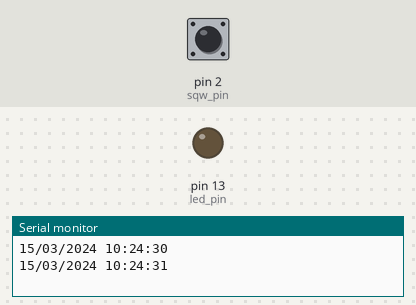
The sketch below on a simulated Arduino Uno, built with avr-gcc and run on an emulated ATmega328P. Shown: output pins drawn as LEDs (lit = HIGH), the last lines printed to the serial monitor. The inputs (shaded band) are chosen by the test bench; at power-on: pin 2 (sqw_pin) HIGH. The local clock reads 2024-03-15 10:24:30 at power-on unless the sketch sets it.

Above: at 1.2 s.
1.3 s: pin 2 (sqw_pin) pulled LOW for 0.15 s
At 2.5 s:
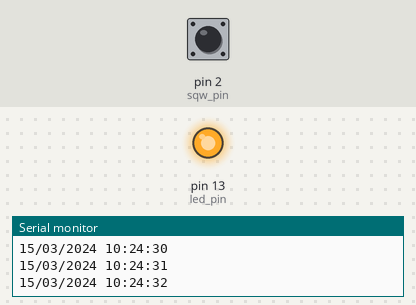
2.9 s: pin 2 (sqw_pin) pulled LOW for 1 s
At 3.7 s:
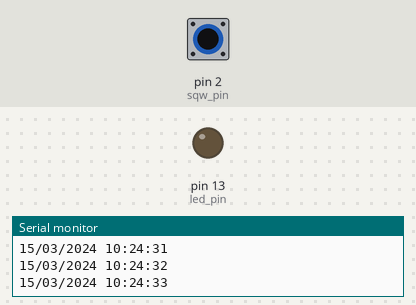
5.4 s: pin 2 (sqw_pin) pulled LOW for 3.2 s
At 6.8 s:
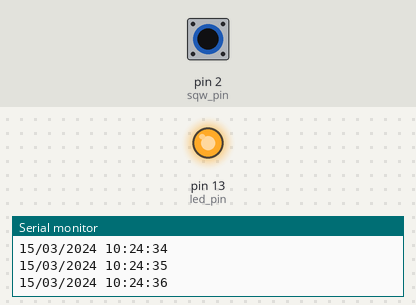
Timing chart, 0 to 8.4 s (numbered marks = the images above; inputs shaded):
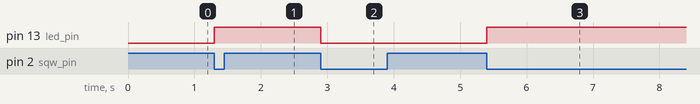

The sketch:

rtc_loop.ino
```cpp
#include <Wire.h>
#include <RtcDS3231.h>
RtcDS3231<TwoWire> Rtc(Wire);

// o Pino SQW deve ser ligado ao pino 2 no UNO. Isso varia de placa para placa
#define led_pin 13
#define sqw_pin 2 // UNO. No Mega, mude para 19
#define int_number 0 // UNO. No Mega, mude para 4

volatile bool int_flag = false; // Variável que indica se houve interrupção
bool ledVal = true;
void interrompeu(){ // Rotina chamada quando houver uma interrupção
  int_flag = true;

  if(ledVal){
    digitalWrite(led_pin, HIGH);
  }else{
    digitalWrite(led_pin, LOW);
  }
  ledVal = !ledVal;


//  DS3231AlarmFlag flag = Rtc.LatchAlarmsTriggeredFlags(); //Variável para testar qual alarme disparou
//  if(flag & DS3231AlarmFlag_Alarm1){
//    Serial.println(">>> Interrupção Alarme 1 <<<");
//  }else if(flag & DS3231AlarmFlag_Alarm2){
//    Serial.println(">>> Interrupção Alarme 2 <<<");
//  }
}

void setup(){
  Serial.begin(9600);

  // Pullup no pino de interrupção
  pinMode(sqw_pin, INPUT_PULLUP);
  pinMode(led_pin, OUTPUT);

  // Configuração inicial do RTC
  Rtc.Begin();
  RtcDateTime compiled = RtcDateTime(__DATE__, __TIME__);
  if(!Rtc.IsDateTimeValid()){
    Rtc.SetDateTime(compiled);
  }
  if(!Rtc.GetIsRunning()){
    Rtc.SetIsRunning(true);
  }
  RtcDateTime now = Rtc.GetDateTime();
  if(now < compiled){
    Rtc.SetDateTime(compiled);
  }
  Rtc.Enable32kHzPin(false);
  Rtc.SetSquareWavePin(DS3231SquareWavePin_ModeAlarmBoth); //Habilta 2 alarmes

  // Alarme1 daqui a 30 segundos
//  RtcDateTime alarmTime = now + 30;
  DS3231AlarmOne alarm1(
    0,
    0,
    0,
    30,
    DS3231AlarmOneControl_OncePerSecond);
  Rtc.SetAlarmOne(alarm1);

  // Alarm 2 a cada 1 minuto
//  DS3231AlarmTwo alarm2(
//    0,
//    0,
//    0,
//    DS3231AlarmTwoControl_OncePerMinute);
//  Rtc.SetAlarmTwo(alarm2);

  // Efetiva os alarmes
  Rtc.LatchAlarmsTriggeredFlags();

  // Configura interrupção
  attachInterrupt(int_number, interrompeu, FALLING);
}

void loop(){
  RtcDateTime now = Rtc.GetDateTime();
  Serial.print(formatDate(now,"d/m/y") + " ");
  Serial.println(formatTime(now,"h:m:s"));

  if(int_flag){
    int_flag = false; // Reseta flag
    DS3231AlarmFlag flag = Rtc.LatchAlarmsTriggeredFlags(); //Variável para testar qual alarme disparou
    if (flag & DS3231AlarmFlag_Alarm1){
      Serial.println(">>> Alarme 1 disparou <<<");
    }else if(flag & DS3231AlarmFlag_Alarm2){
      Serial.println(">>> Alarme 2 disparou <<<");
    }
  }
  delay(1000);
}

// Funções para formatação dos dados
String formatDate(const RtcDateTime& dt, String format){
  String d = dt.Day() < 10 ? "0" + String(dt.Day()) : String(dt.Day()) ;
  String m = dt.Month() < 10 ? "0" + String(dt.Month()) : String(dt.Month()) ;
  String y = String(dt.Year()) ;
  format.replace("d",d);
  format.replace("m",m);
  format.replace("y",y);
  return format;
}
String formatTime(const RtcDateTime& dt, String format){
  String h = dt.Hour() < 10 ? "0" + String(dt.Hour()) : String(dt.Hour()) ;
  String m = dt.Minute() < 10 ? "0" + String(dt.Minute()) : String(dt.Minute()) ;
  String s = dt.Second() < 10 ? "0" + String(dt.Second()) : String(dt.Second()) ;
  format.replace("h",h);
  format.replace("m",m);
  format.replace("s",s);
  return format;
}
```

Measured:
- after the input at 1.3 s, pin 13 (led_pin): LOW → HIGH at once
- after the input at 2.9 s, pin 13 (led_pin): HIGH → LOW at once
- after the input at 5.4 s, pin 13 (led_pin): LOW → HIGH at once
